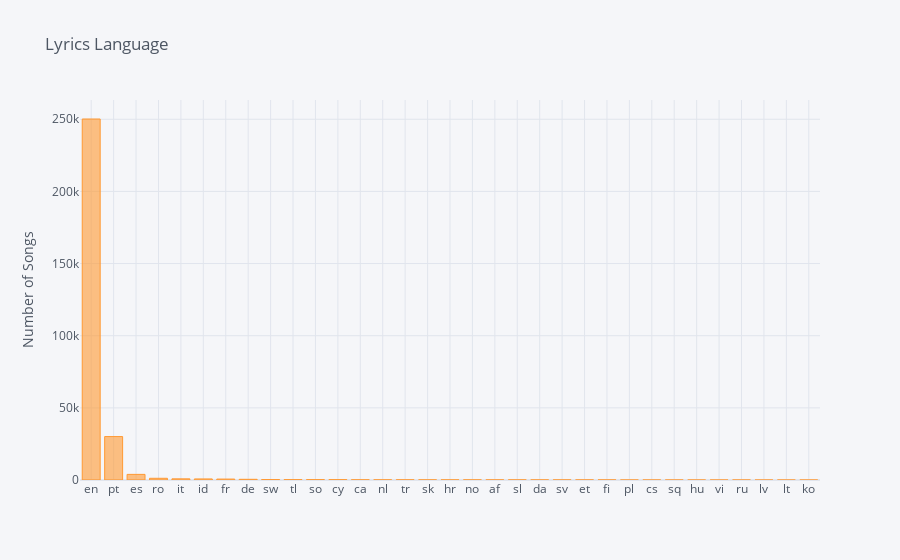

Notebook code for this chart:
### Code cell
data['Language'].value_counts().sort_values(ascending=False).iplot(kind='bar', yTitle='Number of Songs', 
                                                                title='Lyrics Language')

### Figure 1 — Plotly figure (JSON) as saved in the notebook; plotly's stock layout.template omitted (floating-point values rounded to 4 significant figures)
{"data": [{"marker": {"color": "rgba(255, 153, 51, 0.6)", "line": {"color": "rgba(255, 153, 51, 1.0)", "width": 1}}, "name": "Language", "orientation": "v", "text": "", "type": "bar", "x": ["en", "pt", "es", "ro", "it", "id", "fr", "de", "sw", "tl", "so", "cy", "ca", "nl", "tr", "sk", "hr", "no", "af", "sl", "da", "sv", "et", "fi", "pl", "cs", "sq", "hu", "vi", "ru", "lv", "lt", "ko"], "y": [250197, 30102, 3892, 1184, 808, 737, 644, 478, 304, 241, 229, 226, 137, 116, 116, 98, 97, 93, 77, 77, 71, 61, 58, 54, 24, 17, 15, 10, 7, 4, 2, 2, 1]}], "layout": {"legend": {"bgcolor": "#F5F6F9", "font": {"color": "#4D5663"}}, "paper_bgcolor": "#F5F6F9", "plot_bgcolor": "#F5F6F9", "title": {"font": {"color": "#4D5663"}, "text": "Lyrics Language"}, "xaxis": {"gridcolor": "#E1E5ED", "showgrid": true, "tickfont": {"color": "#4D5663"}, "title": {"font": {"color": "#4D5663"}, "text": ""}, "zerolinecolor": "#E1E5ED"}, "yaxis": {"gridcolor": "#E1E5ED", "showgrid": true, "tickfont": {"color": "#4D5663"}, "title": {"font": {"color": "#4D5663"}, "text": "Number of Songs"}, "zerolinecolor": "#E1E5ED"}}}
